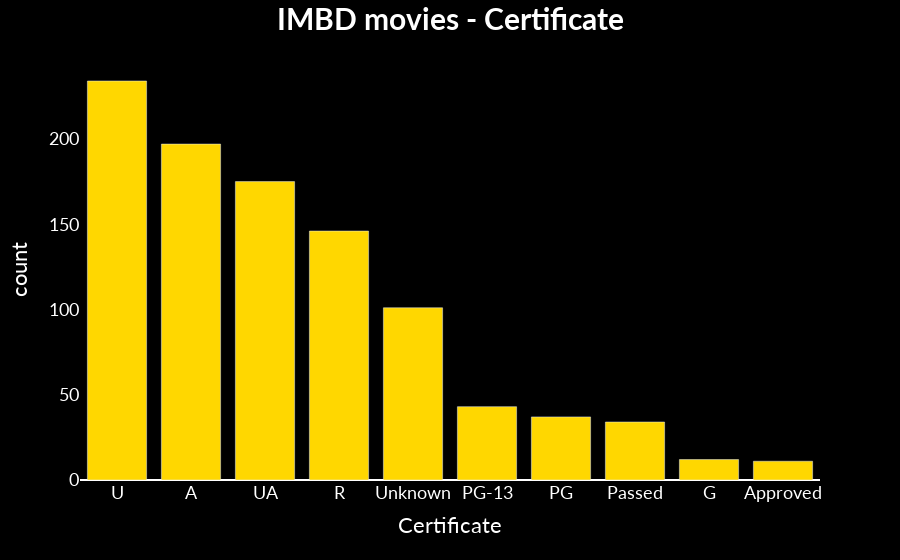

Notebook code for this chart:
### Markdown cell above
### BAR PLOT

### Code cell
bar_plot('Certificate', limit=10)

### Figure 1 — Plotly figure (JSON) as saved in the notebook; plotly's stock layout.template omitted (floating-point values rounded to 4 significant figures)
{"data": [{"alignmentgroup": "True", "hovertemplate": "x=%{x}<br>y=%{y}<extra></extra>", "legendgroup": "", "marker": {"color": "gold", "pattern": {"shape": ""}}, "name": "", "offsetgroup": "", "orientation": "v", "showlegend": false, "textposition": "auto", "type": "bar", "x": ["U", "A", "UA", "R", "Unknown", "PG-13", "PG", "Passed", "G", "Approved"], "xaxis": "x", "y": [234, 197, 175, 146, 101, 43, 37, 34, 12, 11], "yaxis": "y"}], "layout": {"barmode": "relative", "font": {"color": "white", "family": "Lato", "size": 18}, "legend": {"tracegroupgap": 0}, "margin": {"t": 60}, "paper_bgcolor": "black", "plot_bgcolor": "black", "title": {"font": {"size": 30}, "text": "<b>IMBD movies - Certificate", "x": 0.5}, "xaxis": {"anchor": "y", "domain": [0, 1], "showgrid": false, "title": {"text": "Certificate"}}, "yaxis": {"anchor": "x", "domain": [0, 1], "showgrid": false, "title": {"text": "count"}}}}
